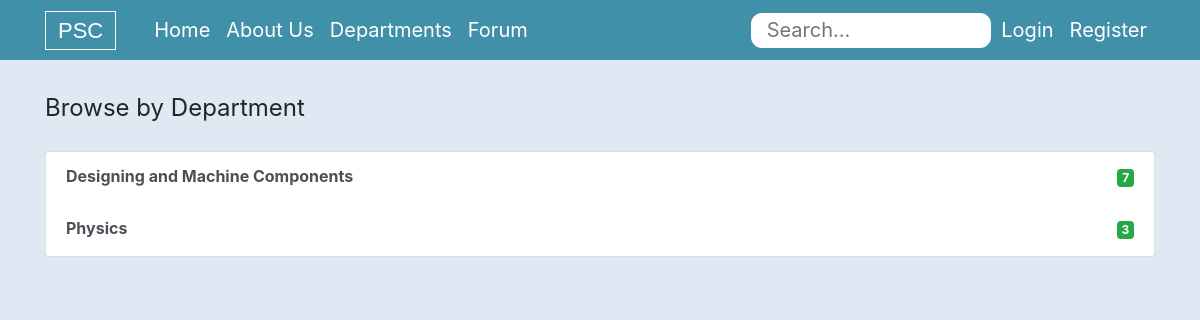
Page /departments/ on the earlier database version.
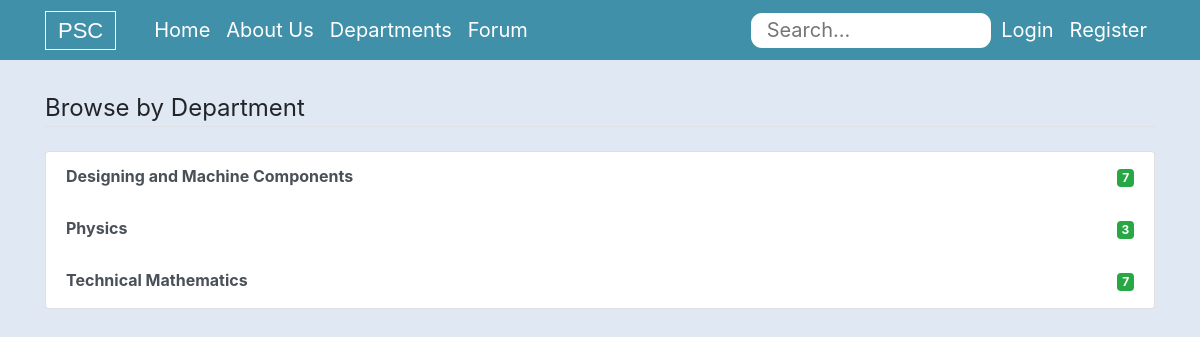
Same page on the later database version.
### forum/models.py (models this page shows, shortened)
class Department(models.Model):
    department_name = models.CharField(max_length=255, unique=True)
    department_slug = models.CharField(max_length=255)
    no_subject = models.IntegerField(validators=[MinValueValidator(0), MaxValueValidator(99)], null=True)
    dept_code = models.IntegerField(null=True)
    class Meta:
        ordering = ('department_name',)
    def get_absolute_url(self):
        return reverse('forum:subject', kwargs={"dept_id" : self.id})

### forum/views.py (the view)
# urls.py: path('departments/', views.departments, name='departments'),
def departments(request):
    departments = Department.objects.all()
    return render(request, 'forum/department.html', {'departments': departments})

### forum/context_processors.py (called while the page is built)
def departments_contexts(request):
    departments = Department.objects.all()
    return {'departments': departments}

### forum/templates/forum/department.html
{% extends "forum/base.html" %}
{% load static %}
{% block content %}
<div class="container">
    <legend class="border-bottom mb-4">Browse by Department</legend>
    <div class="list-group">
        {% for content in departments %}
            {% if content.no_courses != 0 %}
                <a href="{{ content.get_absolute_url }}" class="list-group-item list-group-item-action d-flex justify-content-between align-items-center">
                    <p class="mb-1"><strong>{{ content.department_name }}</strong></p>
                    <span class="badge badge-primary badge-success">{{ content.no_subject }}</span>
                </a>
            {% else %}
                <a class="list-group-item list-group-item-action d-flex justify-content-between align-items-center" disabled>
                    <p class="mb-1"><strong>{{ content.department_name }}</strong></p>
                    <span class="badge badge-primary badge-warning">{{ content.no_subject }}</span>
                </a>
            {% endif %}
        {% endfor %}
    </div>
</div>
{% endblock %}

Differences in the rows shown:
added Department: department_name "Technical Mathematics", no_subject "7"
